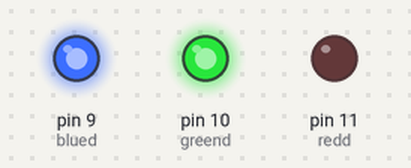
Bench run of a sketch on a simulated Arduino Uno, built with avr-gcc and run on an emulated ATmega328P. Shown: output pins drawn as LEDs (lit = HIGH).

Above: at 0.5 s.
At 1.5 s:
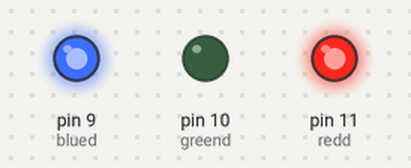
At 5.5 s:
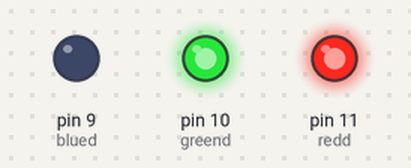
Timing chart, 0 to 6.9 s (numbered marks = the images above):
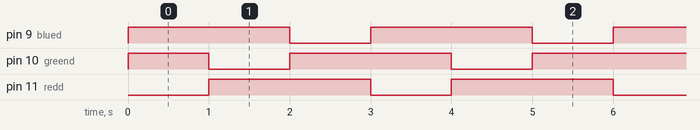

The sketch:

a.ino
```cpp
int redd=11;//红灯引脚为11
int greend=10;//绿灯引脚为10
int blued=9;//蓝灯引脚为9
void setup() {
  // put your setup code here, to run once:
  pinMode(redd,OUTPUT);
  pinMode(greend,OUTPUT);
  pinMode(blued,OUTPUT);
  //设置彩灯引脚为输出模式
}
void led(unsigned char red,unsigned char green,unsigned char blue)
{
  analogWrite(redd,red);//analogWrite函数通过PWM的方式在引脚上输出一个模拟量，控制LED亮度
  analogWrite(blued,blue);
  analogWrite(greend,green);
}
void loop() {
  // put your main code here, to run repeatedly:
  led(0,255,255);//调用led函数，点亮红灯
  delay(1000);//持续1000ms
  led(255,0,255);//点亮绿灯
  delay(1000);
  led(255,255,0);//点亮蓝灯
  delay(1000);
}
```

Measured:
- by itself, pin 9 (blued), pin 11 (redd): alternates HIGH for 2.0 s and LOW for 1.0 s
- by itself, pin 10 (greend): repeats every 3.0 s: LOW 1.0 s, HIGH 2.0 s
- by itself, everything shown: repeats every 3.0 s, in 3 steps
